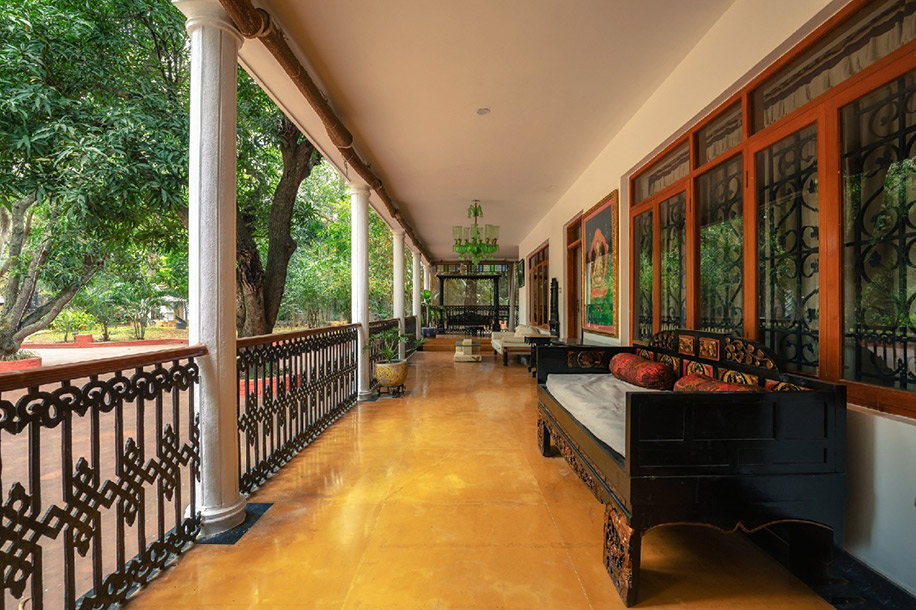
#> input picture resources/house.jpg, 916 x 610 px
$ python Main_Run.py
#> lines starting #> are read from the running program, lines starting #| are printed output that depends on the picture
### Noise_Filters.py
import numpy as np
from Utils import *
import random

def GaussianBlurImage( A,sigma):
    image = np.array(A, dtype=np.float32)
    filter_size =  2*int(4 * sigma + 0.5) + 1
    gaussian_filter = np.zeros((filter_size, filter_size), np.float32)
    m = filter_size // 2
    n = filter_size // 2

    for x in range(-m,m+1):
        for y in range(-n,n+1):
            x1 = 2 * np.pi * (sigma ** 2)
            x2 = np.exp(-(x ** 2 + y ** 2) / (2 * sigma ** 2))
            gaussian_filter[x +m, y+n] = (1 / x1) * x2

    img_noise= myConv2D(image, gaussian_filter, strides=1, param="same")
    return (img_noise.astype(np.uint8))


def sp_noise(image, prob):
    output = np.zeros(image.shape, np.uint8)
    thres = 1 - prob        # threshold for our probability of appearing noise
    for i in range(image.shape[0]):
        for j in range(image.shape[1]):
            rdn = random.random()
            if rdn < prob:
                output[i][j] = 0
            elif rdn > thres:
                output[i][j] = 255
            else:
                output[i][j] = image[i][j]
    return output

# Def for deciding which noise should we implement.
def myImNoise(A,param):
    # Apply salt and peper if we choose it
    if param =="saltandpepper":
        B = sp_noise(A, prob=0.05)

    # Apply gaussian if we choose it
    elif param == "gaussian":
        B = GaussianBlurImage(A, sigma=1)

    else:
        print("Invalid param name.!! For noising please select saltandpepper or gaussian.")
    return B

### Utils.py
import numpy as np

def myConv2D(A, B, strides, param):
    # Defing the output parametres of the Convolution opeeration
    A_pad, pad = pad_Checker(B, A, param)  # We creating the new matrix with padding
    B = np.flipud(np.fliplr(B))
    # Specifing the x,y len of kernel matrix (filter one)
    xKernShape = B.shape[0]
    yKernShape = B.shape[1]

    # Specifing the x,y len of Padded Matrix

    xApadShape = A_pad.shape[0]
    yApadShape = A_pad.shape[1]

    # Definig the output matrix shape.

    xOutput = int(((xApadShape - xKernShape + 2 * pad) / strides) + 1)
    yOutput = int(((yApadShape - yKernShape + 2 * pad) / strides) + 1)

    output = np.zeros((xOutput, yOutput),dtype=np.float32)  # Filling with zeros our new output matrix

    # Starting the convolution operator

    for y in range(A_pad.shape[1]):

        if y > A_pad.shape[1] - yKernShape:  # Go to next row once kernel is out of bounds
            break

        if y % strides == 0:

            for x in range(A_pad.shape[0]):

                if x > A_pad.shape[0] - xKernShape:
                    break
                try:
                    if x % strides ==0:
                    # Making the Convolution operator.

                        output[x, y] = (B * A_pad[x: x + xKernShape, y: y + yKernShape]).sum()

                except:
                    break
    return output

def pad_Checker(B, A, param):
    n, n = B.shape
    padv = int((n - 1) / 2)

    if param == 'same':  # When we defing that param='same' we defing that our output shape should be equal with input shape
        C = pad_image(A, size=padv)

    elif param == 'valid':
        padv = 0
        C = A
    else:
        print("Invalid param name.!! Choose same or valid.")
    return C, padv

def pad_image(A, size):
    # Apply equal padding to all sides
    A_pad = np.zeros((A.shape[0] + 2 * size, A.shape[1] + 2 * size), dtype=np.float32)
    A_pad[1 * size:-1 * size,1 * size:-1 * size] = A
    return A_pad

### Filtering_Methods.py
import numpy as np
from Utils import *


def mean_filter(img,size):
    # Filing with zeros the Kernel matrix
    B = np.zeros((size, size),dtype=np.float32)
    # Applying in every point of matrix the given value 1/size^3
    B.fill(1 / (size) ** 2)
    img_filt = myConv2D(img,B,strides=1,param="same")

    return (img_filt.astype(np.uint8))


"""Traverse the image. For every 3X3 area,
     find the median of the pixels and
     replace the center pixel by the median"""
def median_filter(A):

    m, n = A.shape
    img_filt = np.zeros([m, n])

    for i in range(1, m - 1):
        for j in range(1, n - 1):
            temp = [A[i - 1, j - 1],
                    A[i - 1, j],
                    A[i - 1, j + 1],
                    A[i, j - 1],
                    A[i, j],
                    A[i, j + 1],
                    A[i + 1, j - 1],
                    A[i + 1, j],
                    A[i + 1, j + 1]]

            temp = sorted(temp)
            img_filt[i, j] = temp[4]
    return img_filt.astype(np.uint8)


# Function for deciding the filtering type.
def myImFilter(B,param):
    # Apply Mean if you choose it
    if param =="mean":
        C = mean_filter(B,size=3)
    # Apply Median if you choose it
    elif param == "median":
        C = median_filter(B)
    else:
        print("Invalid param name.!! For filtering plese select mean or median.")
    return C

### Main_Run.py
import numpy as np
import cv2
import random
from Utils import *
from Noise_Filters import *
from Filtering_Methods import *

def main():
    # ============================================#
    #        Reading the image from disc          #
    # ============================================#

    image = cv2.imread("resources/house.jpg")
#> image is the input picture: shape (610, 916, 3); mean B, G, R 66.4, 99.9, 121.1
    cv2.imshow("Original Image", image)
    cv2.waitKey(0)


    # ===========================================#
    #   Converting image to GrayScale            #
    # ===========================================#

    imgGray = cv2.cvtColor(image, cv2.COLOR_BGR2GRAY)
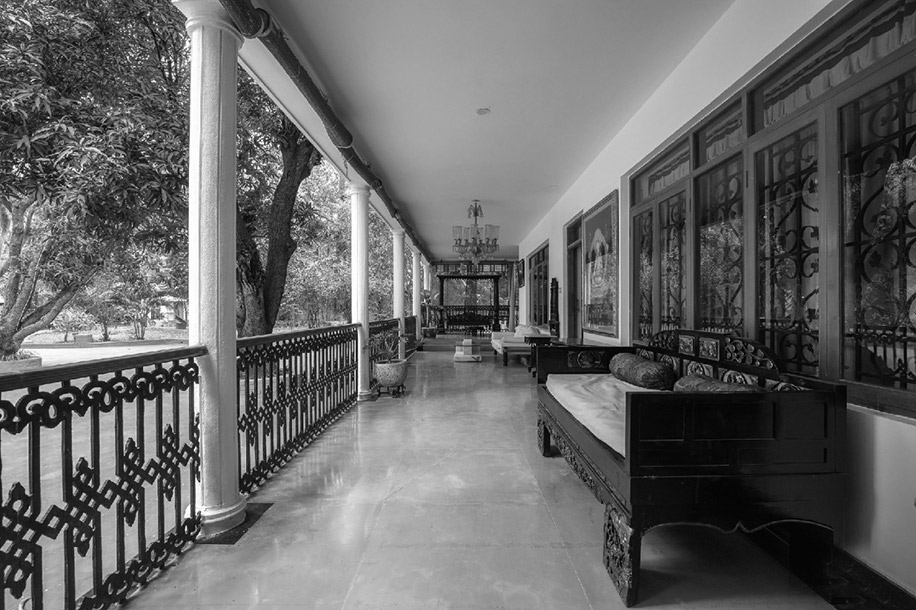
#> imgGray: shape (610, 916); min 0, max 255, mean 102.5
    print("Gray scale image: ", imgGray.shape,len(imgGray.shape))
#| Gray scale image:  (610, 916) 2
    cv2.imshow("Gray Image", imgGray)
    cv2.waitKey(0)
    cv2.imwrite("Results/Gray_Scale_Image.png", imgGray)

    # ==========================================#
    # Adding Salt and Pepper noise to image     #
    # ==========================================#

    SPnoise_img = myImNoise(imgGray, param="saltandpepper")
#> after the loop in sp_noise, `for i in range(image.shape[0]):`:
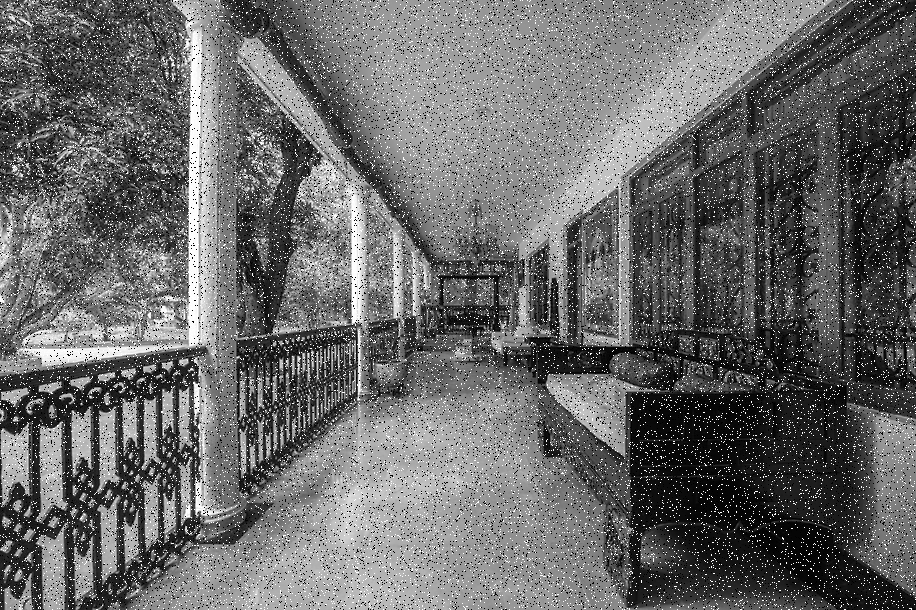
#> output: shape (610, 916); min 0, max 255, mean 104.9
    cv2.imshow('Salt And Pepper Noise Image', SPnoise_img)
    cv2.waitKey(0)
    cv2.imwrite('Results/Salt_And_Pepper_Noise_Image.png', SPnoise_img)

    # =======================================#
    #      Adding noise Gaussian to image    #
    # =======================================#

    Gnoise_img = myImNoise(imgGray, param="gaussian")
#> in pad_image, `A_pad[1 * size:-1 * size,1 * size:-1 * size] = A`:
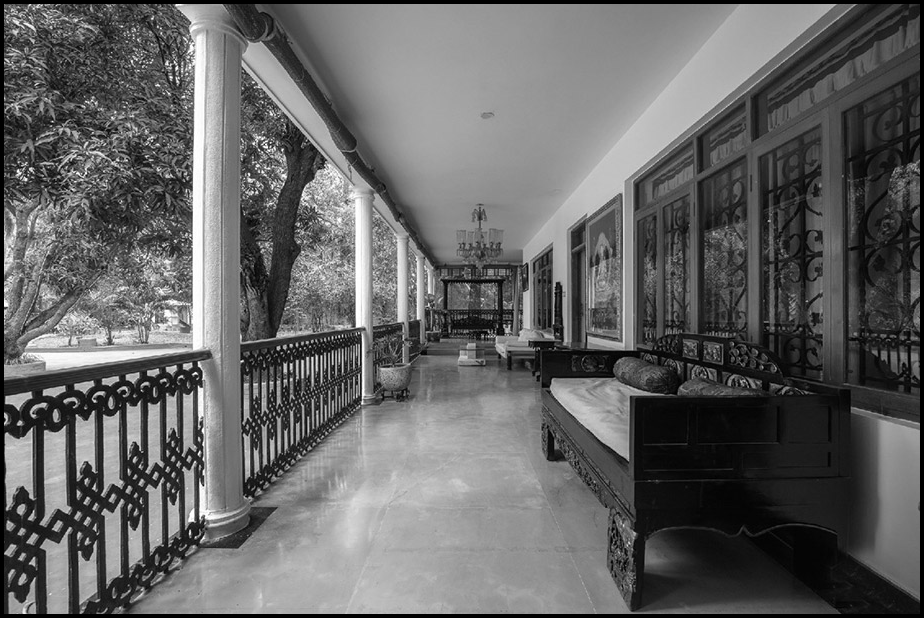
#> A_pad: shape (618, 924) float32; min 0, max 255, mean 100.3
#> in myConv2D, `A_pad, pad = pad_Checker(B, A, param)`: pad = 4
#> in myConv2D, `xOutput = int(((xApadShape - xKernShape + 2 * pad) / strides) + 1)`: xOutput = 618
#> in myConv2D, `yOutput = int(((yApadShape - yKernShape + 2 * pad) / strides) + 1)`: yOutput = 924
#> after the loop in myConv2D, `for y in range(A_pad.shape[1]):`:
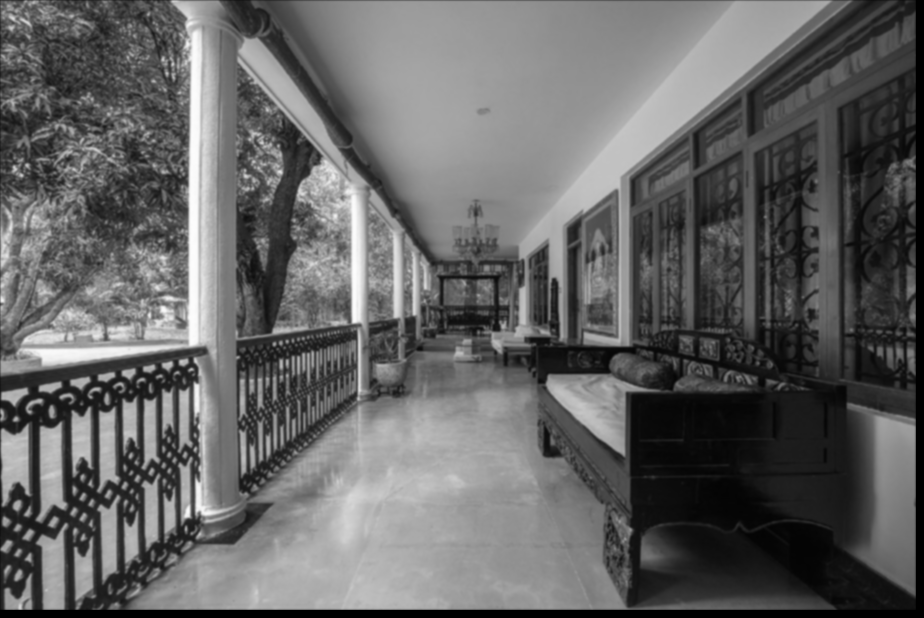
#> output: shape (618, 924) float32; min 0, max 253.8, mean 100.1
    cv2.imshow('Gaussian Noise Image ', Gnoise_img)
    cv2.waitKey(0)
    cv2.imwrite('Results/Gaussian_Noise_Image.png', Gnoise_img)

    # =======================================#
    #      Mean filter Gaussian noise image  #
    # =======================================#

    Mean = myImFilter(Gnoise_img, param="mean")
#> call 2 of myConv2D, with B = array of shape (3, 3), strides = 1, param = 'same'
#> call 2 of pad_image, with size = 1
#> in pad_image (call 2), `A_pad[1 * size:-1 * size,1 * size:-1 * size] = A`:
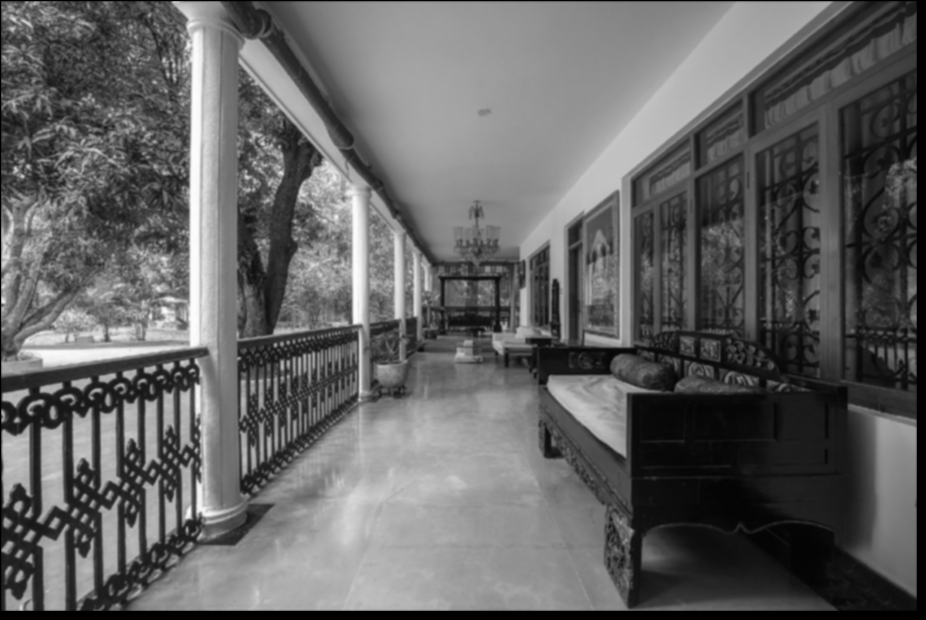
#> A_pad: shape (620, 926) float32; min 0, max 253, mean 99
#> in myConv2D (call 2), `A_pad, pad = pad_Checker(B, A, param)`: pad = 1
#> in myConv2D (call 2), `xOutput = int(((xApadShape - xKernShape + 2 * pad) / strides) + 1)`: xOutput = 620
#> in myConv2D (call 2), `yOutput = int(((yApadShape - yKernShape + 2 * pad) / strides) + 1)`: yOutput = 926
#> after the loop in myConv2D (call 2), `for y in range(A_pad.shape[1]):`:
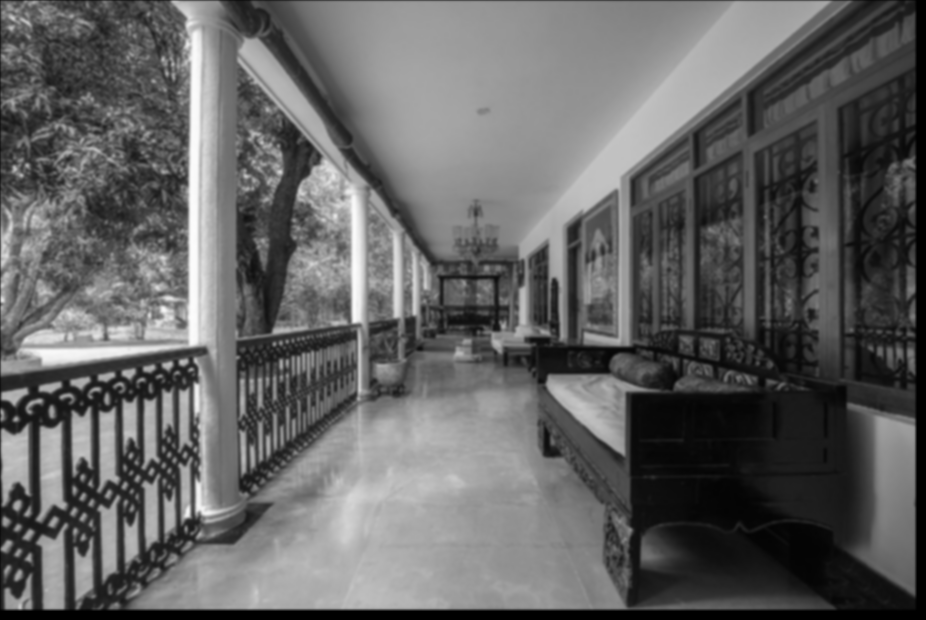
#> output: shape (620, 926) float32; min 0, max 252.2, mean 99
    cv2.imshow('Mean filtered Image ', Mean)
    cv2.waitKey(0)
    cv2.imwrite('Results/Mean_filtered_Image.png', Mean)

    # =======================================#
    #   Median filter S&P noise image        #
    # =======================================#
    Median = myImFilter(SPnoise_img, param="median")
    cv2.imshow('Median filtering Image ', Median)
    cv2.waitKey(0)
    cv2.imwrite('Results/Median_filtering_Image.png', Median)

if __name__ == "__main__":
    main()
